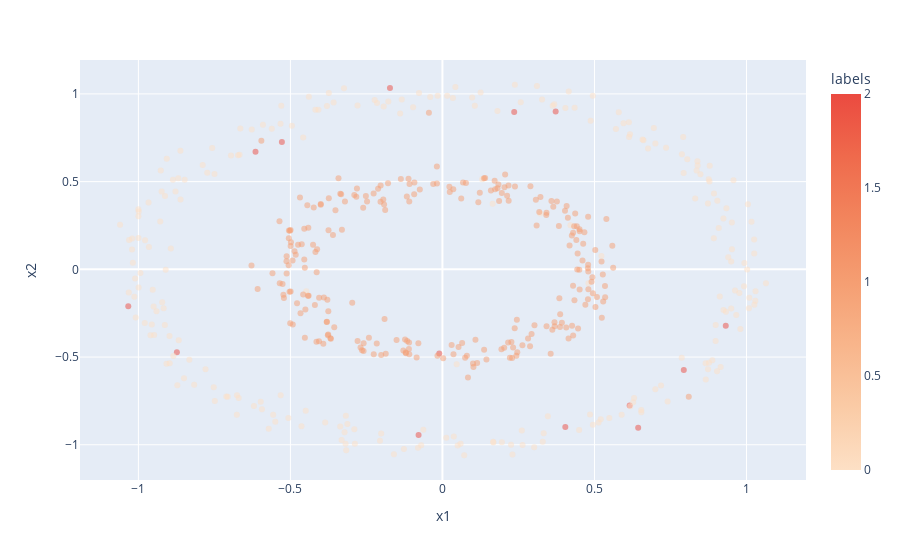

Source (notebook cell):
### Code cell
px.scatter(         df2,
                    x='x1',
                    y='x2',
                    color='labels',
                    size_max=60,
                    color_continuous_scale = px.colors.sequential.Peach,
                    opacity = 0.5,
                    )

### Figure 1 — Plotly figure (JSON) as saved in the notebook; plotly's stock layout.template omitted (floating-point values rounded to 4 significant figures; data arrays with more than 128 entries replaced by an {"elided": "..."} marker saying what was removed)
{"data": [{"hovertemplate": "x1=%{x}<br>x2=%{y}<br>labels=%{marker.color}<extra></extra>", "legendgroup": "", "marker": {"color": {"elided": "500 int values"}, "coloraxis": "coloraxis", "opacity": 0.5, "symbol": "circle"}, "mode": "markers", "name": "", "orientation": "v", "showlegend": false, "type": "scatter", "x": {"elided": "500 float values"}, "xaxis": "x", "y": {"elided": "500 float values"}, "yaxis": "y"}], "layout": {"coloraxis": {"colorbar": {"title": {"text": "labels"}}, "colorscale": [[0, "rgb(253, 224, 197)"], [0.1667, "rgb(250, 203, 166)"], [0.3333, "rgb(248, 181, 139)"], [0.5, "rgb(245, 158, 114)"], [0.6667, "rgb(242, 133, 93)"], [0.8333, "rgb(239, 106, 76)"], [1, "rgb(235, 74, 64)"]]}, "legend": {"tracegroupgap": 0}, "margin": {"t": 60}, "xaxis": {"anchor": "y", "domain": [0, 1], "title": {"text": "x1"}}, "yaxis": {"anchor": "x", "domain": [0, 1], "title": {"text": "x2"}}}}
